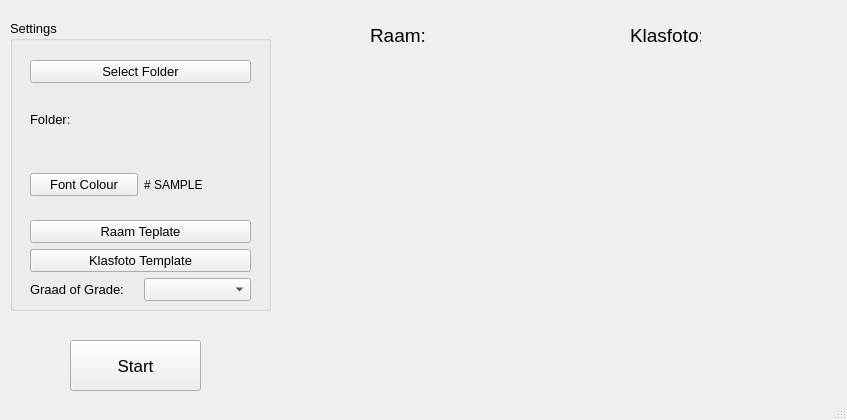
<?xml version="1.0" encoding="UTF-8"?>
<ui version="4.0">
 <class>raam_klas</class>
 <widget class="QMainWindow" name="raam_klas">
  <property name="geometry">
   <rect>
    <x>0</x>
    <y>0</y>
    <width>847</width>
    <height>420</height>
   </rect>
  </property>
  <property name="windowTitle">
   <string>MainWindow</string>
  </property>
  <widget class="QWidget" name="centralwidget">
   <widget class="QGroupBox" name="groupBox">
    <property name="geometry">
     <rect>
      <x>10</x>
      <y>20</y>
      <width>261</width>
      <height>291</height>
     </rect>
    </property>
    <property name="font">
     <font>
      <pointsize>10</pointsize>
      <weight>50</weight>
      <bold>false</bold>
     </font>
    </property>
    <property name="title">
     <string>Settings</string>
    </property>
    <widget class="QWidget" name="verticalLayoutWidget">
     <property name="geometry">
      <rect>
       <x>20</x>
       <y>40</y>
       <width>221</width>
       <height>241</height>
      </rect>
     </property>
     <layout class="QVBoxLayout" name="verticalLayout_3">
      <item>
       <widget class="QPushButton" name="btnSelectFolder">
        <property name="text">
         <string>Select Folder</string>
        </property>
       </widget>
      </item>
      <item>
       <widget class="QLabel" name="lblFolder">
        <property name="text">
         <string>Folder:</string>
        </property>
       </widget>
      </item>
      <item>
       <layout class="QHBoxLayout" name="horizontalLayout_2">
        <item>
         <widget class="QPushButton" name="btnSelectFontColor">
          <property name="text">
           <string>Font Colour</string>
          </property>
         </widget>
        </item>
        <item>
         <widget class="QLabel" name="lblSample">
          <property name="font">
           <font>
            <pointsize>9</pointsize>
            <weight>50</weight>
            <bold>false</bold>
           </font>
          </property>
          <property name="text">
           <string># SAMPLE</string>
          </property>
          <property name="textFormat">
           <enum>Qt::MarkdownText</enum>
          </property>
         </widget>
        </item>
       </layout>
      </item>
      <item>
       <widget class="QPushButton" name="btnSelectTemplateR">
        <property name="font">
         <font>
          <pointsize>10</pointsize>
          <weight>50</weight>
          <bold>false</bold>
         </font>
        </property>
        <property name="text">
         <string>Raam Teplate</string>
        </property>
       </widget>
      </item>
      <item>
       <widget class="QPushButton" name="btnSelectTemplateK">
        <property name="text">
         <string>Klasfoto Template</string>
        </property>
       </widget>
      </item>
      <item>
       <layout class="QHBoxLayout" name="horizontalLayout">
        <item>
         <widget class="QLabel" name="label">
          <property name="text">
           <string>Graad of Grade:</string>
          </property>
         </widget>
        </item>
        <item>
         <widget class="QComboBox" name="cmbGraadGrade"/>
        </item>
       </layout>
      </item>
     </layout>
    </widget>
   </widget>
   <widget class="QLabel" name="imgRPreview">
    <property name="geometry">
     <rect>
      <x>300</x>
      <y>50</y>
      <width>201</width>
      <height>311</height>
     </rect>
    </property>
    <property name="text">
     <string/>
    </property>
   </widget>
   <widget class="QLabel" name="imgKPreview">
    <property name="geometry">
     <rect>
      <x>520</x>
      <y>100</y>
      <width>291</width>
      <height>191</height>
     </rect>
    </property>
    <property name="text">
     <string/>
    </property>
   </widget>
   <widget class="QPushButton" name="btnStart">
    <property name="geometry">
     <rect>
      <x>70</x>
      <y>340</y>
      <width>131</width>
      <height>51</height>
     </rect>
    </property>
    <property name="font">
     <font>
      <pointsize>13</pointsize>
     </font>
    </property>
    <property name="text">
     <string>Start</string>
    </property>
   </widget>
   <widget class="QLabel" name="titleRaam">
    <property name="geometry">
     <rect>
      <x>370</x>
      <y>20</y>
      <width>61</width>
      <height>31</height>
     </rect>
    </property>
    <property name="font">
     <font>
      <pointsize>14</pointsize>
     </font>
    </property>
    <property name="text">
     <string>Raam:</string>
    </property>
   </widget>
   <widget class="QLabel" name="titleKlasFotos">
    <property name="geometry">
     <rect>
      <x>630</x>
      <y>20</y>
      <width>71</width>
      <height>31</height>
     </rect>
    </property>
    <property name="font">
     <font>
      <pointsize>14</pointsize>
     </font>
    </property>
    <property name="text">
     <string>Klasfoto:</string>
    </property>
   </widget>
  </widget>
  <widget class="QStatusBar" name="statusbar"/>
 </widget>
 <resources/>
 <connections/>
</ui>
